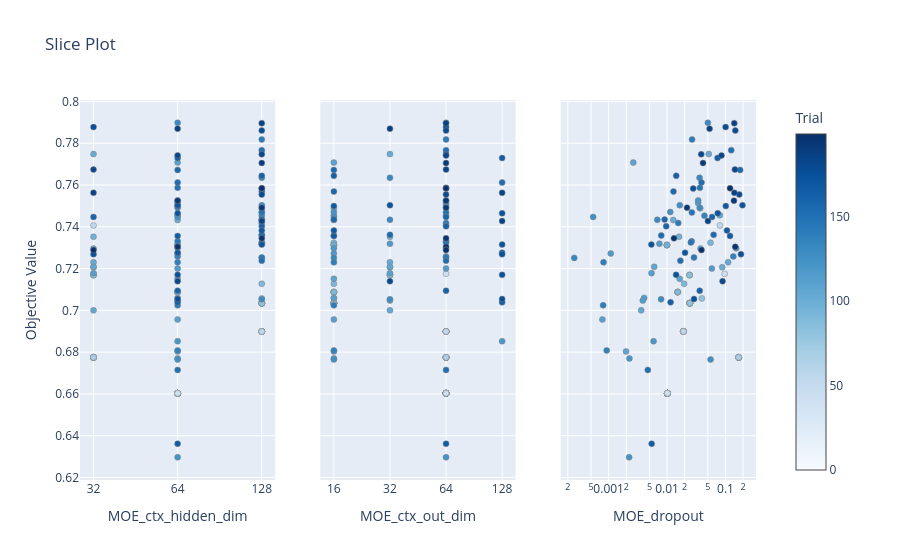

Here is the notebook cell this chart was saved with:
### Code cell
fig_slice = plot_slice(study, params=params_to_plot_MOE_AUX)
fig_slice.show()

### Figure 1 — Plotly figure (JSON) as saved in the notebook; plotly's stock layout.template omitted (floating-point values rounded to 4 significant figures; data arrays with more than 128 entries replaced by an {"elided": "..."} marker saying what was removed)
{"data": [{"marker": {"color": {"elided": "168 int values"}, "colorbar": {"title": {"text": "Trial"}, "x": 1, "xpad": 40}, "colorscale": [[0, "rgb(247,251,255)"], [0.125, "rgb(222,235,247)"], [0.25, "rgb(198,219,239)"], [0.375, "rgb(158,202,225)"], [0.5, "rgb(107,174,214)"], [0.625, "rgb(66,146,198)"], [0.75, "rgb(33,113,181)"], [0.875, "rgb(8,81,156)"], [1, "rgb(8,48,107)"]], "line": {"color": "Grey", "width": 0.5}, "showscale": true}, "mode": "markers", "name": "Feasible Trial", "showlegend": false, "type": "scatter", "x": {"elided": "168 int values"}, "xaxis": "x", "y": {"elided": "168 float values"}, "yaxis": "y"}, {"marker": {"color": {"elided": "168 int values"}, "colorbar": {"title": {"text": "Trial"}, "x": 1, "xpad": 40}, "colorscale": [[0, "rgb(247,251,255)"], [0.125, "rgb(222,235,247)"], [0.25, "rgb(198,219,239)"], [0.375, "rgb(158,202,225)"], [0.5, "rgb(107,174,214)"], [0.625, "rgb(66,146,198)"], [0.75, "rgb(33,113,181)"], [0.875, "rgb(8,81,156)"], [1, "rgb(8,48,107)"]], "line": {"color": "Grey", "width": 0.5}, "showscale": false}, "mode": "markers", "name": "Feasible Trial", "showlegend": false, "type": "scatter", "x": {"elided": "168 int values"}, "xaxis": "x2", "y": {"elided": "168 float values"}, "yaxis": "y2"}, {"marker": {"color": {"elided": "168 int values"}, "colorbar": {"title": {"text": "Trial"}, "x": 1, "xpad": 40}, "colorscale": [[0, "rgb(247,251,255)"], [0.125, "rgb(222,235,247)"], [0.25, "rgb(198,219,239)"], [0.375, "rgb(158,202,225)"], [0.5, "rgb(107,174,214)"], [0.625, "rgb(66,146,198)"], [0.75, "rgb(33,113,181)"], [0.875, "rgb(8,81,156)"], [1, "rgb(8,48,107)"]], "line": {"color": "Grey", "width": 0.5}, "showscale": false}, "mode": "markers", "name": "Feasible Trial", "showlegend": false, "type": "scatter", "x": {"elided": "168 float values"}, "xaxis": "x3", "y": {"elided": "168 float values"}, "yaxis": "y3"}], "layout": {"title": {"text": "Slice Plot"}, "xaxis": {"anchor": "y", "categoryarray": [32, 64, 128], "categoryorder": "array", "domain": [0, 0.2889], "title": {"text": "MOE_ctx_hidden_dim"}, "type": "category"}, "xaxis2": {"anchor": "y2", "categoryarray": [16, 32, 64, 128], "categoryorder": "array", "domain": [0.3556, 0.6444], "title": {"text": "MOE_ctx_out_dim"}, "type": "category"}, "xaxis3": {"anchor": "y3", "domain": [0.7111, 1], "title": {"text": "MOE_dropout"}, "type": "log"}, "yaxis": {"anchor": "x", "domain": [0, 1], "title": {"text": "Objective Value"}}, "yaxis2": {"anchor": "x2", "domain": [0, 1], "matches": "y", "showticklabels": false}, "yaxis3": {"anchor": "x3", "domain": [0, 1], "matches": "y", "showticklabels": false}}}
